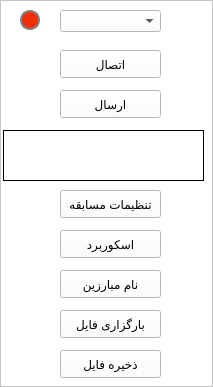
           <widget class="QFrame" name="frame_9">
            <property name="sizePolicy">
             <sizepolicy hsizetype="Preferred" vsizetype="Preferred">
              <horstretch>1</horstretch>
              <verstretch>0</verstretch>
             </sizepolicy>
            </property>
            <property name="styleSheet">
             <string notr="true">background-color: rgb(255, 255, 255);</string>
            </property>
            <property name="frameShape">
             <enum>QFrame::StyledPanel</enum>
            </property>
            <property name="frameShadow">
             <enum>QFrame::Raised</enum>
            </property>
            <widget class="QPushButton" name="connectBtn">
             <property name="geometry">
              <rect>
               <x>60</x>
               <y>50</y>
               <width>101</width>
               <height>28</height>
              </rect>
             </property>
             <property name="styleSheet">
              <string notr="true">QPushButton:hover:!pressed
{
	background-color:rgb(225, 225, 225);
  border: 1px solid ;
}</string>
             </property>
             <property name="text">
              <string>اتصال</string>
             </property>
            </widget>
            <widget class="QPushButton" name="sendBtn">
             <property name="geometry">
              <rect>
               <x>60</x>
               <y>90</y>
               <width>101</width>
               <height>28</height>
              </rect>
             </property>
             <property name="styleSheet">
              <string notr="true">QPushButton:hover:!pressed
{
	background-color:rgb(225, 225, 225);
  border: 1px solid ;
}</string>
             </property>
             <property name="text">
              <string>ارسال</string>
             </property>
            </widget>
            <widget class="QPushButton" name="scoreBoardBtn">
             <property name="geometry">
              <rect>
               <x>60</x>
               <y>230</y>
               <width>101</width>
               <height>28</height>
              </rect>
             </property>
             <property name="styleSheet">
              <string notr="true">QPushButton:hover:!pressed
{
	background-color:rgb(225, 225, 225);
  border: 1px solid ;
}</string>
             </property>
             <property name="text">
              <string>اسکوربرد</string>
             </property>
            </widget>
            <widget class="QPushButton" name="playersNameBtn">
             <property name="geometry">
              <rect>
               <x>60</x>
               <y>270</y>
               <width>101</width>
               <height>28</height>
              </rect>
             </property>
             <property name="styleSheet">
              <string notr="true">QPushButton:hover:!pressed
{
	background-color:rgb(225, 225, 225);
  border: 1px solid ;
}</string>
             </property>
             <property name="text">
              <string>نام مبارزین</string>
             </property>
            </widget>
            <widget class="QPushButton" name="settingBtn">
             <property name="geometry">
              <rect>
               <x>60</x>
               <y>190</y>
               <width>101</width>
               <height>28</height>
              </rect>
             </property>
             <property name="styleSheet">
              <string notr="true">QPushButton:hover:!pressed
{
	background-color:rgb(225, 225, 225);
  border: 1px solid ;
}</string>
             </property>
             <property name="text">
              <string>تنظیمات مسابقه</string>
             </property>
            </widget>
            <widget class="QPushButton" name="loadCsvBtn">
             <property name="geometry">
              <rect>
               <x>60</x>
               <y>310</y>
               <width>101</width>
               <height>28</height>
              </rect>
             </property>
             <property name="styleSheet">
              <string notr="true">QPushButton:hover:!pressed
{
	background-color:rgb(225, 225, 225);
  border: 1px solid ;
}</string>
             </property>
             <property name="text">
              <string>بارگزاری فایل</string>
             </property>
            </widget>
            <widget class="QComboBox" name="portsCbx">
             <property name="geometry">
              <rect>
               <x>60</x>
               <y>10</y>
               <width>101</width>
               <height>22</height>
              </rect>
             </property>
             <property name="styleSheet">
              <string notr="true">QComboBox QAbstractItemView
{
  selection-color: red;
  selection-background-color: rgb(244, 244, 244);
}</string>
             </property>
            </widget>
            <widget class="QLabel" name="connectionLbl">
             <property name="geometry">
              <rect>
               <x>20</x>
               <y>10</y>
               <width>20</width>
               <height>20</height>
              </rect>
             </property>
             <property name="minimumSize">
              <size>
               <width>5</width>
               <height>5</height>
              </size>
             </property>
             <property name="maximumSize">
              <size>
               <width>50</width>
               <height>50</height>
              </size>
             </property>
             <property name="font">
              <font>
               <pointsize>2</pointsize>
              </font>
             </property>
             <property name="styleSheet">
              <string notr="true">QLabel[checked=true]{
	border: 2px solid gray;
	background-color:  #07f26d;
	border-radius: 	10px;
}


QLabel {
	border: 2px solid gray;
	background-color: #f22e07;
	border-radius: 	10px;
}
</string>
             </property>
             <property name="text">
              <string/>
             </property>
            </widget>
            <widget class="QTextEdit" name="consoleTxt">
             <property name="geometry">
              <rect>
               <x>3</x>
               <y>130</y>
               <width>201</width>
               <height>51</height>
              </rect>
             </property>
             <property name="styleSheet">
              <string notr="true">border: 1px solid;</string>
             </property>
             <property name="readOnly">
              <bool>true</bool>
             </property>
            </widget>
            <widget class="QPushButton" name="saveCsvBtn">
             <property name="geometry">
              <rect>
               <x>60</x>
               <y>350</y>
               <width>101</width>
               <height>28</height>
              </rect>
             </property>
             <property name="styleSheet">
              <string notr="true">QPushButton:hover:!pressed
{
	background-color:rgb(225, 225, 225);
  border: 1px solid ;
}</string>
             </property>
             <property name="text">
              <string>ذخیره فایل</string>
             </property>
            </widget>
           </widget>
